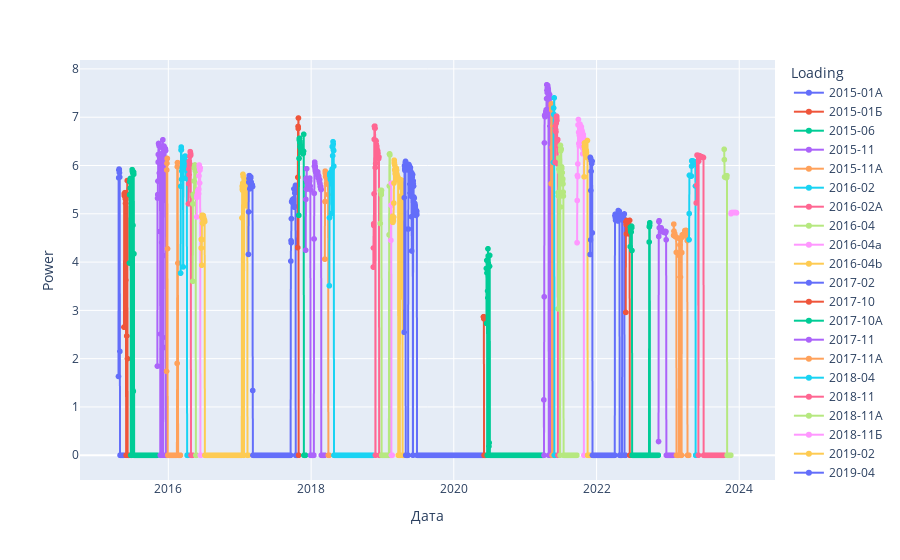

The code cell stored with this chart in its notebook:
### Code cell
fig = px.line(data_df, x='Дата', y='Power', color='Loading', markers=True)
fig.show()
